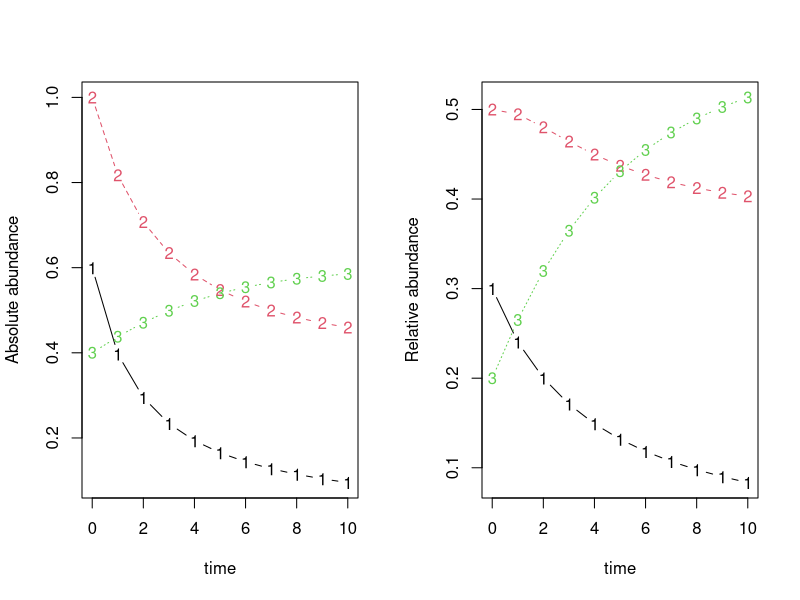
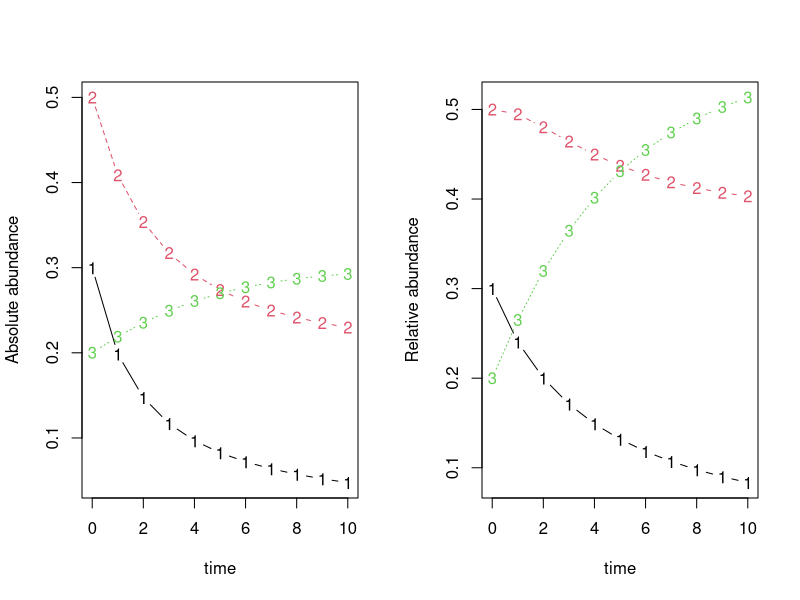
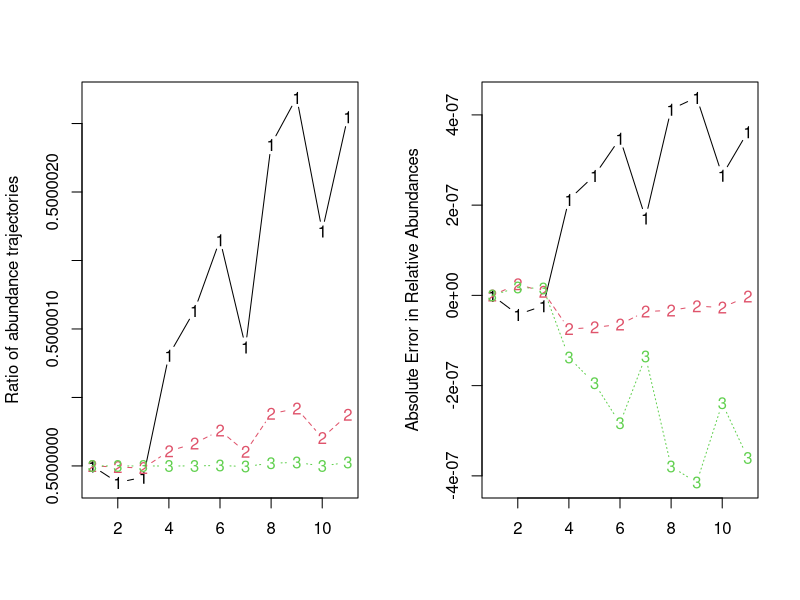

Write the R code that produced these figures, in order.
## ---- chunk 1
## library
library('deSolve')
## GLV function
lvm <- function(t, x, params){
  with(as.list(params, c(x)), {
    dx <- alpha * x + x * (beta %*% x)
    list(dx)
  })
}

## numerical integration
n.integrate <- function(time, init.x, model, params){
    as.data.frame(ode(init.x, time, model, params))
}
## normalizations
TSS <- function(x){
  apply(x, 1, function(x)x/sum(x))
}
## ---- chunk 2
alpha <- c(0.1, 0.2, 0.3)
beta <- t(matrix(c(-0.5, -0.3 ,   0, 
                    0.1, -0.5 ,   0,
                     0 ,   0  , -0.5), 
                 3,3 ))

init.x <- c(0.6, 1, 0.4)

dat <- n.integrate(0:10, init.x, lvm, list(alpha=alpha, beta=beta))
dat.norm <- t(TSS(dat[,-1]))

par(mfrow=c(1,2))
matplot(x=dat$time, y=dat[,-1], typ='b', xlab='time', ylab='Absolute abundance') ## absolute abundance
matplot(x=dat$time, y=dat.norm, typ='b', xlab='time', ylab='Relative abundance') ## relative abundance
## ---- chunk 3
init.x.scaled <- init.x/sum(init.x)
beta.scaled <- beta * sum(init.x)

dat.w_scaled_beta <- n.integrate(0:10, init.x.scaled, lvm, list(alpha=alpha, beta=beta.scaled))
dat.norm.w_scaled_beta <- t(TSS(dat.w_scaled_beta[,-1]))

par(mfrow=c(1,2))
matplot(x=dat.w_scaled_beta$time, y=dat.w_scaled_beta[,-1], typ='b', xlab='time', ylab='Absolute abundance') ## absolute abundance
matplot(x=dat.w_scaled_beta$time, y=dat.norm.w_scaled_beta, typ='b', xlab='time', ylab='Relative abundance') ## relative abundance
## ---- chunk 4
par(mfrow=c(1,2))
matplot(dat.w_scaled_beta[,-1]/dat[,-1], type='b', ylab='Ratio of abundance trajectories')
matplot(dat.norm.w_scaled_beta - dat.norm, type='b', ylab='Absolute Error in Relative Abundances')
